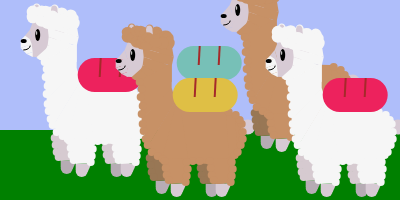
Frame 1 (no input)
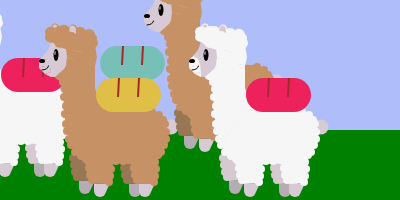
Frame 60 (no input)
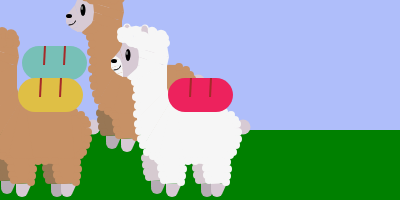
Frame 120 (the mouse pressed at the canvas centre since frame 60)

The p5.js sketch that drew these frames (run headless with seeded random() and noise() and a simulated clock; from frame 60 on, the mouse is pressed at the canvas centre):

// p5.js sketch
// ── sketch.js
const greyColoring = "#D7CAD4";
const backgroundWhiteColoring = "#D6CAD0";
const backgroundGreyColoring = "rgb(182,172,180)"
const whiteColoring = "#F6F6F6";
const brownFurFrontColoring = "#C79166";
const brownFurBackColoring = "#987755";
const bag1Coloring = "#77C0B7";
const bag2Coloring = "#DFBF45";
const bag3Coloring = "#ED225D";
var x = 0;
var y = 0;

function setup() {
  // Sets the screen to be 720 pixels wide and 400 pixels high
  createCanvas(400, 200);
  background("rgb(175,190,250)");
  noStroke();
  fill("green");
  var ground = rect(0,130,400,70);

}

function draw() {

    // console.log(mouseX + ", " + mouseY);
    background("rgb(175,190,250)");
    noStroke();
    fill("green");
    var ground = rect(0,130,400,70);

  x += 1.3;
  console.log(y);


  var aplaca1= Alpaca(0-x,0,1,"white");
  Alpaca(95-x,20-y,2,"brown");
  Alpaca(200-x,-25-y,0,"brown");
  Alpaca(245-x,20-y,1,"white");

  if(x >= 350){
    x = -400;
  }
}

function leg(xposition,yposition,isFrontLeg,furColor){
    if (isFrontLeg) {
      fill(greyColoring);
    } else{
      fill(backgroundGreyColoring);
    }
  //foot
  ellipse(83+xposition,175+yposition,12);
  quad(77+xposition, 174+yposition, 77+xposition, 168+yposition,93+xposition, 167+yposition,89+xposition, 176+yposition);

  if (furColor == "white") {
    if (isFrontLeg) {
      fill(whiteColoring);
    } else{
      fill(backgroundWhiteColoring);
    }
  } else{
    if (isFrontLeg) {
      fill(brownFurFrontColoring);
    } else{
      fill(brownFurBackColoring);
    }
  }

  //leg calf
  quad(77+xposition, 168+yposition,93+xposition, 167+yposition,95+xposition, 143+yposition,71+xposition, 142+yposition);

  //fluff
  ellipse(92+xposition, 166+yposition,8);
  ellipse(93+xposition, 160+yposition,8);
  ellipse(94+xposition, 153+yposition,8);
  ellipse(93+xposition, 146+yposition,8);
  ellipse(71+xposition, 145+yposition,8);
  ellipse(72+xposition, 152+yposition,8);
  ellipse(73+xposition, 159+yposition,8);
  ellipse(75+xposition, 164+yposition,8);

}

function torso(xposition,yposition,furColor){
  //tail
  fill(greyColoring);
  ellipse(154+xposition, 107+yposition,15);

  if(furColor == "white"){
    fill(whiteColoring);
  } else {
    fill(brownFurFrontColoring);
  }
  //primary body shape
  quad(45+xposition, 61+yposition,78+xposition, 43+yposition,78+xposition, 69+yposition,48+xposition, 100+yposition);
  quad(78+xposition, 68+yposition,48+xposition, 99+yposition,54+xposition, 127+yposition,82+xposition, 81+yposition);
  quad(54+xposition, 126+yposition,82+xposition, 80+yposition,83+xposition, 85+yposition,69+xposition, 140+yposition);
  quad(82+xposition, 85+yposition,68+xposition, 140+yposition,96+xposition, 143+yposition,88+xposition, 89+yposition);
  quad(95+xposition, 143+yposition,87+xposition, 89+yposition,133+xposition, 90+yposition,137+xposition, 145+yposition);
  quad(132+xposition, 90+yposition,136+xposition, 145+yposition,145+xposition, 134+yposition,142+xposition, 94+yposition);
  quad(144+xposition, 134+yposition,141+xposition, 94+yposition,147+xposition, 100+yposition,149+xposition, 123+yposition);

  //fluff
  ellipse(46+xposition, 62+yposition,8);
  ellipse(48+xposition, 69+yposition,8);
  ellipse(47+xposition, 77+yposition,8);
  ellipse(49+xposition, 86+yposition,8);
  ellipse(48+xposition, 94+yposition,8);
  ellipse(49+xposition, 104+yposition,8);
  ellipse(50+xposition, 111+yposition,8);
  ellipse(52+xposition, 119+yposition,8);
  ellipse(54+xposition, 125+yposition,8);
  ellipse(58+xposition, 132+yposition,8);
  ellipse(64+xposition, 136+yposition,8);
  ellipse(69+xposition, 139+yposition,8);
  ellipse(99+xposition, 141+yposition,8);
  ellipse(106+xposition, 141+yposition,8);
  ellipse(136+xposition, 141+yposition,8);
  ellipse(141+xposition, 135+yposition,8);
  ellipse(144+xposition, 132+yposition,8);
  ellipse(147+xposition, 125+yposition,8);
  ellipse(149+xposition, 119+yposition,8);
  ellipse(149+xposition, 112+yposition,8);
  ellipse(148+xposition, 104+yposition,8);
  ellipse(146+xposition, 100+yposition,8);
  ellipse(142+xposition, 95+yposition,8);
  ellipse(135+xposition, 92+yposition,8);

}

function bag(xposition,yposition, scaleFactor,color){
  //bag shape
  fill(color);
  rect(79+xposition,58+yposition,65,34,200);

  // bag ropes (bottom only)
  fill("brown");
  quad(101+xposition, 58+yposition,100+xposition, 77+yposition,102+xposition, 77+yposition,103+xposition, 58+yposition);
  quad(121+xposition, 58+yposition,120+xposition, 77+yposition,122+xposition, 77+yposition,123+xposition, 58+yposition);

}

function head(xposition,yposition,furColor){
  //background face
  if(furColor == "white"){
    fill(whiteColoring);
  } else {
    fill(brownFurFrontColoring);
  }
  quad(36+xposition, 56+yposition,39+xposition, 58+yposition,79+xposition, 36+yposition,46+xposition, 25+yposition);
  quad(44+xposition,53+yposition,52+xposition,59+yposition,79+xposition,37+yposition,54+xposition,28+yposition);

  //backear
  if(furColor == "white"){
    fill(whiteColoring);
  } else {
    fill(brownFurFrontColoring);
  }
  ellipse(38+xposition,8+yposition,8,9);
  fill(greyColoring);
  ellipse(38+xposition,8+yposition,5,7);

  //grey face section
  fill(greyColoring);
  quad(38+xposition, 57+yposition,33+xposition, 56.8+yposition,35+xposition, 20+yposition,66+xposition, 32+yposition);
  triangle(26+xposition, 36+yposition,36+xposition,47+yposition,31+xposition,30+yposition);
  triangle(36+xposition,47.1+yposition,31+xposition,30.1+yposition,35+xposition, 20+yposition);
  triangle(36+xposition,49+yposition,25+xposition,45+yposition,37+xposition,36+yposition)


  //white nose section
  if(furColor == "white"){
    fill(whiteColoring);
  } else {
    fill(greyColoring);
  }
  triangle(26.4+xposition, 35.8+yposition,22+xposition, 40.1+yposition,31+xposition, 39.1+yposition);
  quad(22+xposition, 40+yposition,31+xposition, 39+yposition,33+xposition, 44.1+yposition,22+xposition, 48.1+yposition);
  quad(22+xposition, 48+yposition,33+xposition, 44+yposition,34+xposition, 52.1+yposition,28+xposition, 54.1+yposition);
  triangle(28+xposition, 54+yposition,34+xposition, 52+yposition,34+xposition, 57+yposition);

  //white face section
  if(furColor == "white"){
    fill(whiteColoring);
  } else {
    fill(brownFurFrontColoring);
  }
  quad(38+xposition, 58+yposition,47+xposition, 50+yposition,63+xposition, 64+yposition,41+xposition, 60+yposition);
  quad(47+xposition, 50+yposition,63+xposition, 64+yposition,78+xposition, 62+yposition,49+xposition, 45+yposition);
  quad(78+xposition, 62+yposition,49+xposition, 45+yposition,50+xposition, 37+yposition,78+xposition, 46+yposition);
  quad(50+xposition, 37+yposition,78+xposition, 46+yposition,80+xposition, 37+yposition,49+xposition, 28+yposition);
  quad(80+xposition, 37+yposition,49+xposition, 28+yposition,48+xposition, 25+yposition,78+xposition, 25+yposition);

  //foreheadfluff
  ellipse(34+xposition,17+yposition,12,Math.random()*4+9);
  ellipse(34+xposition, 12+yposition,12,Math.random()*4+9);
  ellipse(39+xposition, 18+yposition,12,Math.random()*4+9);
  ellipse(43+xposition, 22+yposition,12,Math.random()*4+9);
  ellipse(48+xposition, 23+yposition,12,Math.random()*4+9);
  ellipse(49+xposition, 23+yposition,12,Math.random()*4+9);
  ellipse(53+xposition, 25+yposition,12,Math.random()*4+9);
  ellipse(50+xposition, 18+yposition,12,Math.random()*4+9);
  ellipse(43+xposition, 11+yposition,12,Math.random()*4+9);
  ellipse(47+xposition, 11+yposition,12,Math.random()*4+9);
  ellipse(52+xposition, 13+yposition,12,Math.random()*4+9);
  ellipse(63+xposition, 13+yposition,12,Math.random()*4+9);
  ellipse(63+xposition, 15+yposition,12,Math.random()*4+9);
  ellipse(65+xposition, 19+yposition,12,Math.random()*4+9);
  ellipse(72+xposition, 15+yposition,12,Math.random()*4+9);
  ellipse(74+xposition, 18+yposition,12,Math.random()*4+9);
  ellipse(75+xposition, 23+yposition,12,Math.random()*4+9);
  ellipse(69+xposition, 23+yposition,12,Math.random()*4+9);
  ellipse(69+xposition, 23+yposition,12,Math.random()*4+9);

  //frontear
  if(furColor == "white"){
    fill(whiteColoring);
  } else {
    fill(brownFurFrontColoring);
  }
  ellipse(56+xposition,9+yposition,8,9);
  triangle(60+xposition,8+yposition,62+xposition,23+yposition,53+xposition,17+yposition);

  fill(greyColoring);
  ellipse(55.5+xposition,9+yposition,6,7);
  quad(58.5+xposition, 8+yposition,60+xposition, 22+yposition,53+xposition, 17+yposition,52.5+xposition, 9+yposition);

  //eye
  fill("black");
  ellipse(39+xposition,35+yposition,5,12);
  fill("white");
  ellipse(38+xposition,33+yposition,1,4);

  //mouth && Nose
  noFill();
  stroke("black");
  arc(25+xposition, 46+yposition, 13, 8, 0, HALF_PI);

  noStroke();
  fill("black");
  ellipse(25+xposition, 41+yposition,6,4);

  //front fluff
  if(furColor == "white"){
    fill(whiteColoring);
  } else {
    fill(brownFurFrontColoring);
  }
  ellipse(54+xposition,17+yposition,12,Math.random()*4+9);
  ellipse(57+xposition, 19+yposition,12,Math.random()*4+9);
  ellipse(62+xposition, 23+yposition,12,Math.random()*4+9);

}

function Alpaca(xposition_prefabGlobal,yposition_prefabGlobal,bagNumber,furColoration){
  head(xposition_prefabGlobal,yposition_prefabGlobal,furColoration);
  var backBackwardLeg = leg(xposition_prefabGlobal+35,yposition_prefabGlobal-4,false,furColoration);
  var frontBackwardLeg = leg(xposition_prefabGlobal-15,yposition_prefabGlobal-7,false,furColoration);
  torso(xposition_prefabGlobal,yposition_prefabGlobal,furColoration);
  if(bagNumber == 1){
    var bag1 = bag(xposition_prefabGlobal,yposition_prefabGlobal,.5,bag3Coloring);
  } else if(bagNumber == 2){
    var bag1 = bag(xposition_prefabGlobal+4,yposition_prefabGlobal-32,.5,bag1Coloring);
    var bag2 = bag(xposition_prefabGlobal,yposition_prefabGlobal,.5,bag2Coloring);
  }
  var frontForwardLeg = leg(xposition_prefabGlobal,yposition_prefabGlobal-4,true,furColoration);
  var backForwardLeg = leg(xposition_prefabGlobal+45,yposition_prefabGlobal-4,true,furColoration);
}
